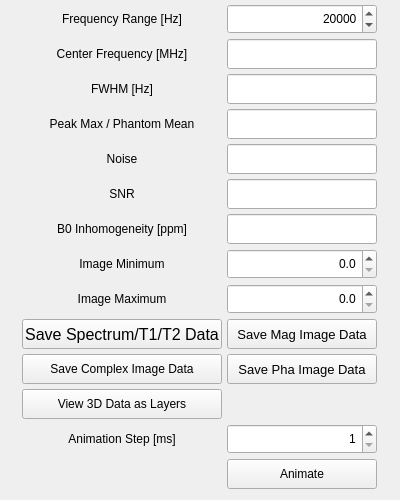
<?xml version="1.0" encoding="UTF-8"?>
<ui version="4.0">
 <class>Dialog</class>
 <widget class="QDialog" name="Dialog">
  <property name="geometry">
   <rect>
    <x>0</x>
    <y>0</y>
    <width>400</width>
    <height>500</height>
   </rect>
  </property>
  <property name="minimumSize">
   <size>
    <width>390</width>
    <height>500</height>
   </size>
  </property>
  <property name="maximumSize">
   <size>
    <width>400</width>
    <height>500</height>
   </size>
  </property>
  <property name="windowTitle">
   <string>Dialog</string>
  </property>
  <widget class="QWidget" name="gridLayoutWidget">
   <property name="geometry">
    <rect>
     <x>-1</x>
     <y>-1</y>
     <width>401</width>
     <height>501</height>
    </rect>
   </property>
   <layout class="QGridLayout" name="gridLayout">
    <property name="leftMargin">
     <number>5</number>
    </property>
    <property name="topMargin">
     <number>5</number>
    </property>
    <property name="rightMargin">
     <number>5</number>
    </property>
    <property name="bottomMargin">
     <number>5</number>
    </property>
    <property name="spacing">
     <number>5</number>
    </property>
    <item row="13" column="2">
     <widget class="QSpinBox" name="Animation_Step_spinBox">
      <property name="minimumSize">
       <size>
        <width>150</width>
        <height>30</height>
       </size>
      </property>
      <property name="maximumSize">
       <size>
        <width>150</width>
        <height>30</height>
       </size>
      </property>
      <property name="alignment">
       <set>Qt::AlignRight|Qt::AlignTrailing|Qt::AlignVCenter</set>
      </property>
      <property name="minimum">
       <number>1</number>
      </property>
      <property name="maximum">
       <number>2000</number>
      </property>
      <property name="singleStep">
       <number>100</number>
      </property>
     </widget>
    </item>
    <item row="0" column="1">
     <widget class="QLabel" name="label">
      <property name="minimumSize">
       <size>
        <width>200</width>
        <height>30</height>
       </size>
      </property>
      <property name="maximumSize">
       <size>
        <width>200</width>
        <height>30</height>
       </size>
      </property>
      <property name="text">
       <string>Frequency Range [Hz]</string>
      </property>
      <property name="alignment">
       <set>Qt::AlignCenter</set>
      </property>
     </widget>
    </item>
    <item row="4" column="1">
     <widget class="QLabel" name="label_6">
      <property name="minimumSize">
       <size>
        <width>200</width>
        <height>30</height>
       </size>
      </property>
      <property name="maximumSize">
       <size>
        <width>200</width>
        <height>30</height>
       </size>
      </property>
      <property name="text">
       <string>Noise</string>
      </property>
      <property name="alignment">
       <set>Qt::AlignCenter</set>
      </property>
     </widget>
    </item>
    <item row="1" column="1">
     <widget class="QLabel" name="label_2">
      <property name="minimumSize">
       <size>
        <width>200</width>
        <height>30</height>
       </size>
      </property>
      <property name="maximumSize">
       <size>
        <width>200</width>
        <height>30</height>
       </size>
      </property>
      <property name="text">
       <string>Center Frequency [MHz]</string>
      </property>
      <property name="alignment">
       <set>Qt::AlignCenter</set>
      </property>
     </widget>
    </item>
    <item row="3" column="2">
     <widget class="QLineEdit" name="Peak_lineEdit">
      <property name="minimumSize">
       <size>
        <width>150</width>
        <height>30</height>
       </size>
      </property>
      <property name="maximumSize">
       <size>
        <width>150</width>
        <height>30</height>
       </size>
      </property>
      <property name="alignment">
       <set>Qt::AlignRight|Qt::AlignTrailing|Qt::AlignVCenter</set>
      </property>
      <property name="readOnly">
       <bool>true</bool>
      </property>
     </widget>
    </item>
    <item row="3" column="1">
     <widget class="QLabel" name="label_5">
      <property name="minimumSize">
       <size>
        <width>200</width>
        <height>30</height>
       </size>
      </property>
      <property name="maximumSize">
       <size>
        <width>230</width>
        <height>30</height>
       </size>
      </property>
      <property name="text">
       <string>Peak Max / Phantom Mean</string>
      </property>
      <property name="alignment">
       <set>Qt::AlignCenter</set>
      </property>
     </widget>
    </item>
    <item row="5" column="2">
     <widget class="QLineEdit" name="SNR_lineEdit">
      <property name="minimumSize">
       <size>
        <width>150</width>
        <height>30</height>
       </size>
      </property>
      <property name="maximumSize">
       <size>
        <width>150</width>
        <height>30</height>
       </size>
      </property>
      <property name="alignment">
       <set>Qt::AlignRight|Qt::AlignTrailing|Qt::AlignVCenter</set>
      </property>
      <property name="readOnly">
       <bool>true</bool>
      </property>
     </widget>
    </item>
    <item row="2" column="2">
     <widget class="QLineEdit" name="FWHM_lineEdit">
      <property name="minimumSize">
       <size>
        <width>150</width>
        <height>30</height>
       </size>
      </property>
      <property name="maximumSize">
       <size>
        <width>150</width>
        <height>30</height>
       </size>
      </property>
      <property name="alignment">
       <set>Qt::AlignRight|Qt::AlignTrailing|Qt::AlignVCenter</set>
      </property>
      <property name="readOnly">
       <bool>true</bool>
      </property>
     </widget>
    </item>
    <item row="14" column="2">
     <widget class="QPushButton" name="Animate_pushButton">
      <property name="minimumSize">
       <size>
        <width>150</width>
        <height>30</height>
       </size>
      </property>
      <property name="maximumSize">
       <size>
        <width>150</width>
        <height>30</height>
       </size>
      </property>
      <property name="text">
       <string>Animate</string>
      </property>
      <property name="autoDefault">
       <bool>false</bool>
      </property>
     </widget>
    </item>
    <item row="8" column="1">
     <widget class="QLabel" name="label_10">
      <property name="minimumSize">
       <size>
        <width>200</width>
        <height>30</height>
       </size>
      </property>
      <property name="maximumSize">
       <size>
        <width>200</width>
        <height>30</height>
       </size>
      </property>
      <property name="text">
       <string>Image Maximum</string>
      </property>
      <property name="alignment">
       <set>Qt::AlignCenter</set>
      </property>
     </widget>
    </item>
    <item row="0" column="2">
     <widget class="QSpinBox" name="Frequncyaxisrange_spinBox">
      <property name="minimumSize">
       <size>
        <width>150</width>
        <height>30</height>
       </size>
      </property>
      <property name="maximumSize">
       <size>
        <width>150</width>
        <height>30</height>
       </size>
      </property>
      <property name="alignment">
       <set>Qt::AlignRight|Qt::AlignTrailing|Qt::AlignVCenter</set>
      </property>
      <property name="minimum">
       <number>1000</number>
      </property>
      <property name="maximum">
       <number>250000</number>
      </property>
      <property name="singleStep">
       <number>1000</number>
      </property>
      <property name="value">
       <number>20000</number>
      </property>
     </widget>
    </item>
    <item row="7" column="2">
     <widget class="QDoubleSpinBox" name="Image_Minimum_doubleSpinBox">
      <property name="minimumSize">
       <size>
        <width>150</width>
        <height>30</height>
       </size>
      </property>
      <property name="maximumSize">
       <size>
        <width>150</width>
        <height>30</height>
       </size>
      </property>
      <property name="alignment">
       <set>Qt::AlignRight|Qt::AlignTrailing|Qt::AlignVCenter</set>
      </property>
      <property name="decimals">
       <number>1</number>
      </property>
      <property name="maximum">
       <double>10000.000000000000000</double>
      </property>
     </widget>
    </item>
    <item row="11" column="2">
     <widget class="QPushButton" name="Save_Pha_Image_Data_pushButton">
      <property name="minimumSize">
       <size>
        <width>150</width>
        <height>30</height>
       </size>
      </property>
      <property name="maximumSize">
       <size>
        <width>150</width>
        <height>30</height>
       </size>
      </property>
      <property name="font">
       <font>
        <pointsize>10</pointsize>
       </font>
      </property>
      <property name="text">
       <string>Save Pha Image Data</string>
      </property>
      <property name="autoDefault">
       <bool>false</bool>
      </property>
     </widget>
    </item>
    <item row="10" column="1">
     <widget class="QPushButton" name="Save_Spectrum_Data_pushButton">
      <property name="minimumSize">
       <size>
        <width>200</width>
        <height>30</height>
       </size>
      </property>
      <property name="maximumSize">
       <size>
        <width>200</width>
        <height>30</height>
       </size>
      </property>
      <property name="font">
       <font>
        <pointsize>12</pointsize>
       </font>
      </property>
      <property name="text">
       <string>Save Spectrum/T1/T2 Data</string>
      </property>
      <property name="autoDefault">
       <bool>false</bool>
      </property>
     </widget>
    </item>
    <item row="11" column="1">
     <widget class="QPushButton" name="Save_Image_Data_pushButton">
      <property name="minimumSize">
       <size>
        <width>200</width>
        <height>30</height>
       </size>
      </property>
      <property name="maximumSize">
       <size>
        <width>200</width>
        <height>30</height>
       </size>
      </property>
      <property name="text">
       <string>Save Complex Image Data</string>
      </property>
      <property name="autoDefault">
       <bool>false</bool>
      </property>
     </widget>
    </item>
    <item row="2" column="1">
     <widget class="QLabel" name="label_3">
      <property name="minimumSize">
       <size>
        <width>200</width>
        <height>30</height>
       </size>
      </property>
      <property name="maximumSize">
       <size>
        <width>200</width>
        <height>30</height>
       </size>
      </property>
      <property name="text">
       <string>FWHM [Hz]</string>
      </property>
      <property name="alignment">
       <set>Qt::AlignCenter</set>
      </property>
     </widget>
    </item>
    <item row="6" column="1">
     <widget class="QLabel" name="label_7">
      <property name="minimumSize">
       <size>
        <width>200</width>
        <height>30</height>
       </size>
      </property>
      <property name="maximumSize">
       <size>
        <width>200</width>
        <height>30</height>
       </size>
      </property>
      <property name="text">
       <string>B0 Inhomogeneity [ppm]</string>
      </property>
      <property name="alignment">
       <set>Qt::AlignCenter</set>
      </property>
     </widget>
    </item>
    <item row="8" column="2">
     <widget class="QDoubleSpinBox" name="Image_Maximum_doubleSpinBox">
      <property name="minimumSize">
       <size>
        <width>150</width>
        <height>30</height>
       </size>
      </property>
      <property name="maximumSize">
       <size>
        <width>150</width>
        <height>30</height>
       </size>
      </property>
      <property name="alignment">
       <set>Qt::AlignRight|Qt::AlignTrailing|Qt::AlignVCenter</set>
      </property>
      <property name="decimals">
       <number>1</number>
      </property>
      <property name="maximum">
       <double>10000.000000000000000</double>
      </property>
     </widget>
    </item>
    <item row="12" column="1">
     <widget class="QPushButton" name="View_3D_Data_pushButton">
      <property name="minimumSize">
       <size>
        <width>200</width>
        <height>30</height>
       </size>
      </property>
      <property name="maximumSize">
       <size>
        <width>200</width>
        <height>30</height>
       </size>
      </property>
      <property name="text">
       <string>View 3D Data as Layers</string>
      </property>
      <property name="autoDefault">
       <bool>false</bool>
      </property>
     </widget>
    </item>
    <item row="7" column="1">
     <widget class="QLabel" name="label_9">
      <property name="minimumSize">
       <size>
        <width>200</width>
        <height>30</height>
       </size>
      </property>
      <property name="maximumSize">
       <size>
        <width>200</width>
        <height>30</height>
       </size>
      </property>
      <property name="text">
       <string>Image Minimum</string>
      </property>
      <property name="alignment">
       <set>Qt::AlignCenter</set>
      </property>
     </widget>
    </item>
    <item row="5" column="1">
     <widget class="QLabel" name="label_4">
      <property name="minimumSize">
       <size>
        <width>200</width>
        <height>30</height>
       </size>
      </property>
      <property name="maximumSize">
       <size>
        <width>200</width>
        <height>30</height>
       </size>
      </property>
      <property name="text">
       <string>SNR</string>
      </property>
      <property name="alignment">
       <set>Qt::AlignCenter</set>
      </property>
     </widget>
    </item>
    <item row="10" column="2">
     <widget class="QPushButton" name="Save_Mag_Image_Data_pushButton">
      <property name="minimumSize">
       <size>
        <width>150</width>
        <height>30</height>
       </size>
      </property>
      <property name="maximumSize">
       <size>
        <width>150</width>
        <height>30</height>
       </size>
      </property>
      <property name="font">
       <font>
        <pointsize>10</pointsize>
       </font>
      </property>
      <property name="text">
       <string>Save Mag Image Data</string>
      </property>
      <property name="autoDefault">
       <bool>false</bool>
      </property>
     </widget>
    </item>
    <item row="2" column="0">
     <spacer name="horizontalSpacer">
      <property name="orientation">
       <enum>Qt::Horizontal</enum>
      </property>
      <property name="sizeType">
       <enum>QSizePolicy::Preferred</enum>
      </property>
      <property name="sizeHint" stdset="0">
       <size>
        <width>40</width>
        <height>20</height>
       </size>
      </property>
     </spacer>
    </item>
    <item row="1" column="2">
     <widget class="QLineEdit" name="Center_Frequency_lineEdit">
      <property name="minimumSize">
       <size>
        <width>150</width>
        <height>30</height>
       </size>
      </property>
      <property name="maximumSize">
       <size>
        <width>150</width>
        <height>30</height>
       </size>
      </property>
      <property name="alignment">
       <set>Qt::AlignRight|Qt::AlignTrailing|Qt::AlignVCenter</set>
      </property>
      <property name="readOnly">
       <bool>true</bool>
      </property>
     </widget>
    </item>
    <item row="13" column="1">
     <widget class="QLabel" name="label_8">
      <property name="minimumSize">
       <size>
        <width>200</width>
        <height>30</height>
       </size>
      </property>
      <property name="maximumSize">
       <size>
        <width>200</width>
        <height>30</height>
       </size>
      </property>
      <property name="text">
       <string>Animation Step [ms]</string>
      </property>
      <property name="alignment">
       <set>Qt::AlignCenter</set>
      </property>
     </widget>
    </item>
    <item row="6" column="2">
     <widget class="QLineEdit" name="Inhomogeneity_lineEdit">
      <property name="minimumSize">
       <size>
        <width>150</width>
        <height>30</height>
       </size>
      </property>
      <property name="maximumSize">
       <size>
        <width>150</width>
        <height>30</height>
       </size>
      </property>
      <property name="alignment">
       <set>Qt::AlignRight|Qt::AlignTrailing|Qt::AlignVCenter</set>
      </property>
      <property name="readOnly">
       <bool>true</bool>
      </property>
     </widget>
    </item>
    <item row="4" column="2">
     <widget class="QLineEdit" name="Noise_lineEdit">
      <property name="minimumSize">
       <size>
        <width>150</width>
        <height>30</height>
       </size>
      </property>
      <property name="maximumSize">
       <size>
        <width>150</width>
        <height>30</height>
       </size>
      </property>
      <property name="alignment">
       <set>Qt::AlignRight|Qt::AlignTrailing|Qt::AlignVCenter</set>
      </property>
      <property name="readOnly">
       <bool>true</bool>
      </property>
     </widget>
    </item>
    <item row="2" column="3">
     <spacer name="horizontalSpacer_2">
      <property name="orientation">
       <enum>Qt::Horizontal</enum>
      </property>
      <property name="sizeType">
       <enum>QSizePolicy::Preferred</enum>
      </property>
      <property name="sizeHint" stdset="0">
       <size>
        <width>40</width>
        <height>20</height>
       </size>
      </property>
     </spacer>
    </item>
   </layout>
  </widget>
 </widget>
 <resources/>
 <connections/>
</ui>
